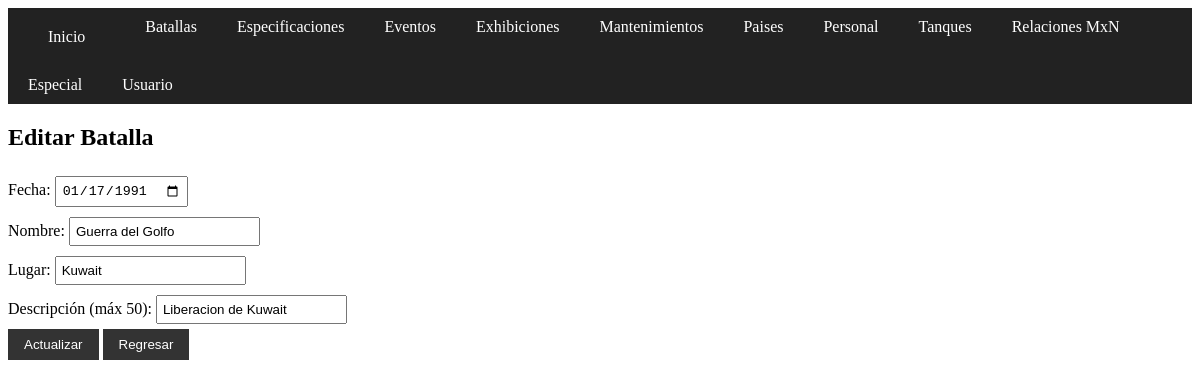
Screenshot of /batallas/update.php?id=9901 with the database file from the repository.
### tables this page shows
CREATE TABLE `batallas` (
  `id_batalla` int(11) NOT NULL AUTO_INCREMENT,
  `fecha` date DEFAULT NULL,
  `nombre_batalla` varchar(100) DEFAULT NULL,
  `lugar_batalla` varchar(100) DEFAULT NULL,
  `descripcion_batalla` varchar(50) DEFAULT NULL,
  PRIMARY KEY (`id_batalla`)
);

### batallas/update.php (the view, shortened to what this page needs)
<?php
include_once "../config.php";
$id = $_GET['id'] ?? null;
if ($id) {
    $sql = "SELECT * FROM batallas WHERE id_batalla=?";
    $stmt = $conn->prepare($sql);
    $stmt->bind_param("i", $id);
    $stmt->execute();
    $batalla = $stmt->get_result()->fetch_assoc();
} else {
    header("Location: read.php");
    exit;
}
?>
<!DOCTYPE html>
<html>
<head>
    <link rel="stylesheet" href="../estilos.css">
</head>
<body>
<?php include "../menu.php"; ?>
<h2>Editar Batalla</h2>
<form method="post">
    Fecha: <input type="date" name="fecha" value="<?= $batalla['fecha'] ?>" required><br>
    Nombre: <input type="text" name="nombre_batalla" value="<?= $batalla['nombre_batalla'] ?>" required><br>
    Lugar: <input type="text" name="lugar_batalla" value="<?= $batalla['lugar_batalla'] ?>" required><br>
    Descripción (máx 50): <input type="text" name="descripcion_batalla" maxlength="50" value="<?= $batalla['descripcion_batalla'] ?>" required><br>
    <input type="submit" value="Actualizar">
    <input type="submit" value="Regresar" formaction="read.php" formnovalidate>
</form>
</body>
</html>

### estilos.css (style rules this page uses)
input[type="text"], input[type="date"], input[type="number"] { padding: 5px; margin: 5px 0; }
input[type="submit"] { padding: 8px 16px; background: #333; color: #fff; border: none; }

### rows the page displays
batallas: fecha "01/17/1991", nombre_batalla "Guerra del Golfo", lugar_batalla "Kuwait", descripcion_batalla "Liberacion de Kuwait"
